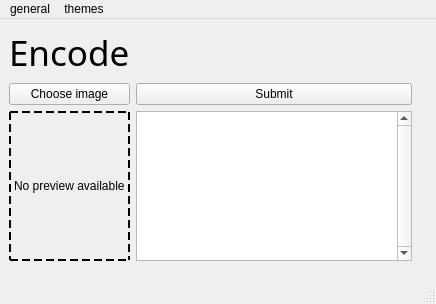
<?xml version="1.0" encoding="UTF-8"?>
<ui version="4.0">
 <class>ImageSecrets</class>
 <widget class="QMainWindow" name="ImageSecrets">
  <property name="geometry">
   <rect>
    <x>0</x>
    <y>0</y>
    <width>436</width>
    <height>304</height>
   </rect>
  </property>
  <property name="sizePolicy">
   <sizepolicy hsizetype="Minimum" vsizetype="Minimum">
    <horstretch>0</horstretch>
    <verstretch>0</verstretch>
   </sizepolicy>
  </property>
  <property name="windowTitle">
   <string>ImageSecrets</string>
  </property>
  <property name="tabShape">
   <enum>QTabWidget::Triangular</enum>
  </property>
  <widget class="QWidget" name="central_widget">
   <widget class="QStackedWidget" name="stacked_widget">
    <property name="geometry">
     <rect>
      <x>0</x>
      <y>0</y>
      <width>421</width>
      <height>251</height>
     </rect>
    </property>
    <property name="font">
     <font>
      <family>Nirmala UI</family>
     </font>
    </property>
    <property name="currentIndex">
     <number>1</number>
    </property>
    <widget class="QWidget" name="home">
     <layout class="QGridLayout" name="gridLayout">
      <item row="0" column="0" colspan="2">
       <widget class="QLabel" name="main_lbl">
        <property name="font">
         <font>
          <family>Reem Kufi</family>
          <pointsize>26</pointsize>
         </font>
        </property>
        <property name="text">
         <string>ImageSecrets</string>
        </property>
       </widget>
      </item>
      <item row="1" column="0">
       <widget class="QPushButton" name="encode_btn">
        <property name="font">
         <font>
          <family>Nirmala UI Semilight</family>
          <pointsize>16</pointsize>
         </font>
        </property>
        <property name="text">
         <string>Encode</string>
        </property>
       </widget>
      </item>
      <item row="1" column="1">
       <widget class="QPushButton" name="decode_btn">
        <property name="font">
         <font>
          <family>Nirmala UI Semilight</family>
          <pointsize>16</pointsize>
         </font>
        </property>
        <property name="text">
         <string>Decode</string>
        </property>
       </widget>
      </item>
     </layout>
    </widget>
    <widget class="QWidget" name="encode">
     <layout class="QGridLayout" name="gridLayout_2">
      <item row="0" column="0" colspan="2">
       <widget class="QLabel" name="encode_main_lbl">
        <property name="font">
         <font>
          <family>Reem Kufi</family>
          <pointsize>26</pointsize>
         </font>
        </property>
        <property name="text">
         <string>Encode</string>
        </property>
       </widget>
      </item>
      <item row="1" column="0">
       <widget class="QPushButton" name="encode_image_btn">
        <property name="font">
         <font>
          <family>Nirmala UI</family>
          <pointsize>9</pointsize>
         </font>
        </property>
        <property name="text">
         <string>Choose image</string>
        </property>
       </widget>
      </item>
      <item row="1" column="1">
       <widget class="QPushButton" name="encode_submit_btn">
        <property name="font">
         <font>
          <family>Nirmala UI</family>
          <pointsize>9</pointsize>
         </font>
        </property>
        <property name="text">
         <string>Submit</string>
        </property>
       </widget>
      </item>
      <item row="2" column="0">
       <widget class="QLabel" name="encode_pixmap_lbl">
        <property name="sizePolicy">
         <sizepolicy hsizetype="Minimum" vsizetype="Minimum">
          <horstretch>0</horstretch>
          <verstretch>0</verstretch>
         </sizepolicy>
        </property>
        <property name="font">
         <font>
          <family>Nirmala UI</family>
          <pointsize>9</pointsize>
         </font>
        </property>
        <property name="styleSheet">
         <string notr="true">border: 2px dashed</string>
        </property>
        <property name="frameShape">
         <enum>QFrame::NoFrame</enum>
        </property>
        <property name="frameShadow">
         <enum>QFrame::Plain</enum>
        </property>
        <property name="text">
         <string>No preview available</string>
        </property>
        <property name="pixmap">
         <pixmap>../../../../../../../Android/DCIM_all/Camera/IMG_20210114_092147.jpg</pixmap>
        </property>
        <property name="scaledContents">
         <bool>false</bool>
        </property>
       </widget>
      </item>
      <item row="2" column="1">
       <widget class="QPlainTextEdit" name="encode_plain_text_edit">
        <property name="font">
         <font>
          <family>Nirmala UI</family>
         </font>
        </property>
        <property name="frameShape">
         <enum>QFrame::StyledPanel</enum>
        </property>
        <property name="frameShadow">
         <enum>QFrame::Sunken</enum>
        </property>
        <property name="verticalScrollBarPolicy">
         <enum>Qt::ScrollBarAlwaysOn</enum>
        </property>
        <property name="documentTitle">
         <string/>
        </property>
        <property name="plainText">
         <string/>
        </property>
        <property name="overwriteMode">
         <bool>true</bool>
        </property>
        <property name="placeholderText">
         <string>Type in the message to encode</string>
        </property>
       </widget>
      </item>
     </layout>
    </widget>
    <widget class="QWidget" name="decode">
     <layout class="QGridLayout" name="gridLayout_3">
      <item row="0" column="0" colspan="3">
       <widget class="QLabel" name="decode_main_lbl">
        <property name="font">
         <font>
          <family>Reem Kufi</family>
          <pointsize>26</pointsize>
         </font>
        </property>
        <property name="text">
         <string>Decode</string>
        </property>
       </widget>
      </item>
      <item row="1" column="0">
       <widget class="QPushButton" name="decode_image_btn">
        <property name="font">
         <font>
          <pointsize>9</pointsize>
         </font>
        </property>
        <property name="text">
         <string>Choose image</string>
        </property>
       </widget>
      </item>
      <item row="1" column="1">
       <widget class="QPushButton" name="decode_submit_btn">
        <property name="font">
         <font>
          <pointsize>9</pointsize>
         </font>
        </property>
        <property name="text">
         <string>Submit</string>
        </property>
       </widget>
      </item>
      <item row="1" column="2">
       <widget class="QToolButton" name="decode_copy_tool_btn">
        <property name="font">
         <font>
          <pointsize>9</pointsize>
         </font>
        </property>
        <property name="text">
         <string>Copy</string>
        </property>
        <property name="toolButtonStyle">
         <enum>Qt::ToolButtonTextUnderIcon</enum>
        </property>
        <property name="autoRaise">
         <bool>true</bool>
        </property>
       </widget>
      </item>
      <item row="2" column="0">
       <widget class="QLabel" name="decode_pixmap_lbl">
        <property name="sizePolicy">
         <sizepolicy hsizetype="Fixed" vsizetype="Minimum">
          <horstretch>0</horstretch>
          <verstretch>0</verstretch>
         </sizepolicy>
        </property>
        <property name="font">
         <font>
          <family>Nirmala UI</family>
          <pointsize>9</pointsize>
         </font>
        </property>
        <property name="styleSheet">
         <string notr="true">border: 2px dashed</string>
        </property>
        <property name="text">
         <string>No preview available</string>
        </property>
        <property name="scaledContents">
         <bool>true</bool>
        </property>
       </widget>
      </item>
      <item row="2" column="1" colspan="2">
       <widget class="QPlainTextEdit" name="decode_plain_text_edit">
        <property name="font">
         <font>
          <pointsize>8</pointsize>
         </font>
        </property>
        <property name="verticalScrollBarPolicy">
         <enum>Qt::ScrollBarAlwaysOn</enum>
        </property>
        <property name="horizontalScrollBarPolicy">
         <enum>Qt::ScrollBarAlwaysOff</enum>
        </property>
        <property name="placeholderText">
         <string>Decoded message will appear here.</string>
        </property>
       </widget>
      </item>
     </layout>
    </widget>
   </widget>
  </widget>
  <widget class="QMenuBar" name="menubar">
   <property name="geometry">
    <rect>
     <x>0</x>
     <y>0</y>
     <width>436</width>
     <height>26</height>
    </rect>
   </property>
   <widget class="QMenu" name="menu_general">
    <property name="title">
     <string>general</string>
    </property>
    <addaction name="action_home"/>
    <addaction name="action_encode"/>
    <addaction name="action_decode"/>
    <addaction name="action_exit"/>
   </widget>
   <widget class="QMenu" name="menu_themes">
    <property name="title">
     <string>themes</string>
    </property>
    <addaction name="action_light"/>
    <addaction name="action_dark"/>
   </widget>
   <addaction name="menu_general"/>
   <addaction name="menu_themes"/>
  </widget>
  <widget class="QStatusBar" name="statusbar"/>
  <action name="action_encode">
   <property name="text">
    <string>encode</string>
   </property>
  </action>
  <action name="action_decode">
   <property name="text">
    <string>decode</string>
   </property>
  </action>
  <action name="action_exit">
   <property name="text">
    <string>exit</string>
   </property>
  </action>
  <action name="action_home">
   <property name="text">
    <string>home</string>
   </property>
   <property name="font">
    <font>
     <family>Nirmala UI</family>
    </font>
   </property>
  </action>
  <action name="action_light">
   <property name="text">
    <string>light</string>
   </property>
  </action>
  <action name="action_dark">
   <property name="text">
    <string>dark</string>
   </property>
  </action>
 </widget>
 <resources/>
 <connections/>
</ui>
